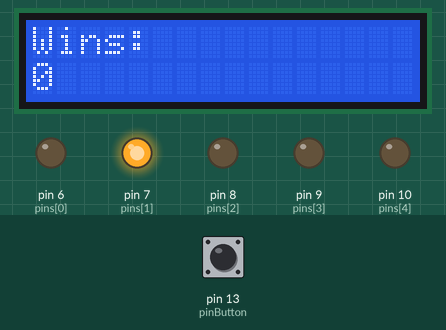
Simulated run of this sketch. Board: Arduino Uno, built with avr-gcc and run on an emulated ATmega328P. On the bench: 16×2 character LCD, output pins drawn as LEDs (lit = HIGH). The inputs (shaded band) are chosen by the test bench; at power-on: pin 13 (pinButton) HIGH. Random numbers use the default seed unless the sketch sets one.

Above: at 1.2 s.
1.3 s: pin 13 (pinButton) pulled LOW for 3.2 s
At 5.0 s:
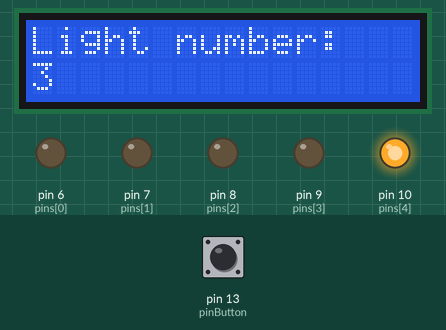
5.1 s: pin 13 (pinButton) pulled LOW for 1 s
At 6.4 s:
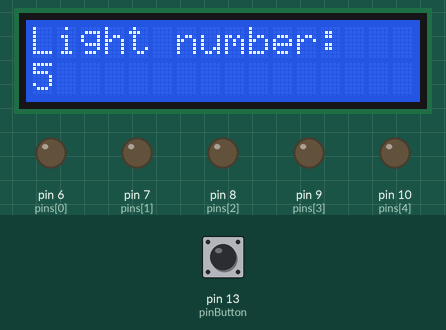
6.7 s: pin 13 (pinButton) pulled LOW for 1 s
At 8.5 s:
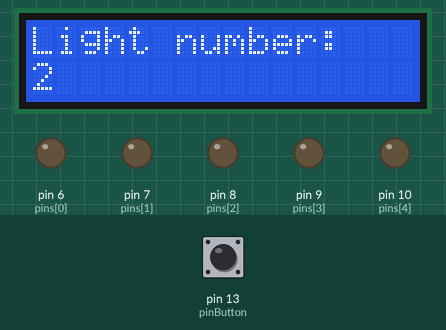
Timing chart, 0 to 14.3 s (numbered marks = the images above; inputs shaded):
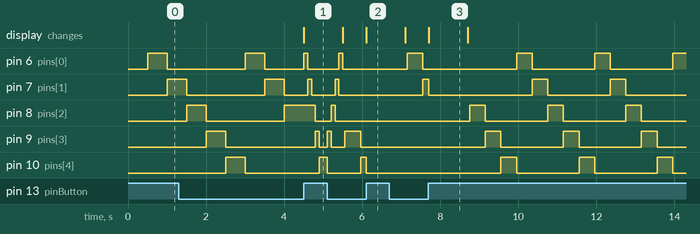

Measured:
- after the input at 1.3 s, the display: changes after 3.2 s (image 1)
- by itself, pin 8 (pins[2]), pin 9 (pins[3]), pin 10 (pins[4]): alternates HIGH for 0.40 s and LOW for 1.6 s
- what the display in image 3 shows lasts 1.0 s, from 7.7 s to 8.7 s

The sketch:

ex12.ino
```cpp
#include <LiquidCrystal.h>

#define LEN(x) (sizeof(x) / sizeof((x)[0]))

const uint8_t pinButton = 13;
const uint8_t pins[5] = {6, 7, 8, 9, 10};
bool pressed = false;
int count = 0;
unsigned long previousMillis = 0;
unsigned long currentMillis = 0;
unsigned long flashingSpeed = 500;
int wins = 0;

// Initialize the LiquidCrystal object.
LiquidCrystal lcd(12, 11, 5, 4, 3, 2);

void win() {

  /**
    * @brief Is run each time the player wins the game. It make the lights flash in a special way, and prins the win count to the LCD screen.
    */

  int speed = 100;
  wins += 1;
  flashingSpeed = (flashingSpeed * 4.0) / 5.0;
  for (int i = 0; i < LEN(pins); i++) {
    digitalWrite(pins[i], HIGH);
    delay(speed);
    digitalWrite(pins[i], LOW);
  }
  for (int i = 4; i >= 0; i--) {
    digitalWrite(pins[i], HIGH);
    delay(speed);
    digitalWrite(pins[i], LOW);
  }
  LCD_print_wins();
}

void lose() {
  /**
  * @brief Is run each time the player loses (gets the wrong LED) the game. It turns of all LEDs and print wincount to LCD screen.
  */
  allLEDsOff();
  delay(1000);
  LCD_print_wins();
}

void allLEDsOff() {

  /**
    * @brief Turns off all LEDs.
    */

  for (int i = 0; i < LEN(pins); i++) {
    digitalWrite(pins[i], LOW);
  }
}

void LCD_print_pin(int pin) {

  /**
  * @brief prints "Light number: <pin>" to the LCD screen.
  *
  * @param pin (int): The LED number to be displayed.
  */

  lcd.setCursor(0, 0);
  lcd.print("Light number:   "); // Clear the rest of the line
  lcd.setCursor(0, 0);
  lcd.print("Light number: ");
  lcd.setCursor(0, 1);
  lcd.print(pin);
  lcd.print("   "); // Clear any residual characters
}

void LCD_print_wins() {

  /**
  * @brief Prints the number of wins that the player has to the LCD screen.
  */

  lcd.setCursor(0, 0);
  lcd.print("Wins:          "); // Clear the rest of the line
  lcd.setCursor(0, 0);
  lcd.print("Wins: ");
  lcd.setCursor(0, 1);
  lcd.print(wins);
  lcd.print("   "); // Clear any residual characters
}

void setup() {
  /**
  * @brief The setup() function initializes the LCD screen, the LED pins, and sets a random random seed using pin A0.
  */
  Serial.begin(115200);
  pinMode(pinButton, INPUT_PULLUP);

  // Initialize all LEDs in a little for loop
  for (int i = 0; i < LEN(pins); i++) {
    pinMode(pins[i], OUTPUT);
    digitalWrite(pins[i], LOW);
  }

  lcd.begin(16, 2);
  lcd.clear();

  LCD_print_wins();

  // Set the random seed using the analog signal from A0
  randomSeed(analogRead(A0));
}

void loop() {

  /**
  * @brief This is the core logic of the game. It keeps track of how many times the palyer has won, which is achieved by pressing the button when LED 3 is lit. The game become sharder when the number of wins exceeds 8 and resets when the number of wins is 10.
  */

  // We can use millis() to create a delay that does not interfere with the outer loop.
  // This ensure that we can still check the button press.
  currentMillis = millis();

  // Then we can create the delay 'flashingSpeed' by keeping track of how much time has elapsed
  if (currentMillis - previousMillis >= flashingSpeed) {
    previousMillis = currentMillis; // Update the previous elapsed time

    if (wins >= 8) { // If the player has more than eight wins, use random counts (LED pins)
      count = random(1, LEN(pins) + 1);
      flashingSpeed = 350;  // And we also make the speed slower because the randomness is hard enough
    } else {
      count++;
      if (count > LEN(pins)) {  // Reset the count if we have visited all LEDS
        count = 1;
      }
    }

    // Turn onn the correct LED and turn the others off
    allLEDsOff();
    digitalWrite(pins[count - 1], HIGH);
  }


  // This logic is partly taken from the previous button exercise
  if (!digitalRead(pinButton)) {
    pressed = true;
  }
  if (pressed && digitalRead(pinButton)) {
    // Button press logic (happens at button press)
    LCD_print_pin(count);  // Prints which led was lid when button was pressed
    if (count == 3) {
      win();
      if (wins >= 10) {  // If we reach 10 wins the game is reset
        wins = 0;
        flashingSpeed = 500;
        LCD_print_wins();  // And we update the wins
      }
    } else {
      lose();
    }
    pressed = false;
    delay(50);
  }
}
```
